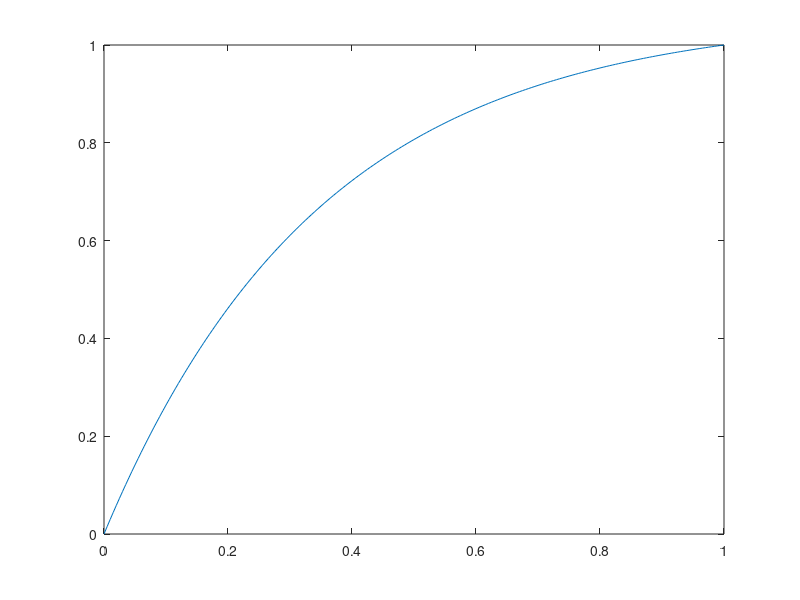

Reproduce this figure in MATLAB.
theta=0.35;

alpha_vector=0:0.005:1;
f_vector = zeros(length(alpha_vector),1); 

for i = 1 : length(alpha_vector)
    f_vector(i) = exp(-alpha_vector(i)/theta)/(theta*(1-exp(-1/theta))); 
end

plot(alpha_vector,f_vector);

tau_vector = 0:0.005:1; 
p_vector = zeros(length(tau_vector),1);

for i = 1 : length(tau_vector)
    p_vector(i) = (-exp(-tau_vector(i)/theta)+1)/(1-exp(-1/theta));
end

plot(tau_vector,p_vector);